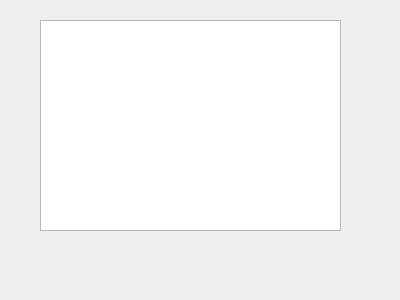
<?xml version="1.0" encoding="UTF-8"?>
<ui version="4.0">
 <class>WinD</class>
 <widget class="QWidget" name="WinD">
  <property name="geometry">
   <rect>
    <x>0</x>
    <y>0</y>
    <width>400</width>
    <height>300</height>
   </rect>
  </property>
  <property name="windowTitle">
   <string>Form</string>
  </property>
  <widget class="QTextEdit" name="textEdit">
   <property name="geometry">
    <rect>
     <x>40</x>
     <y>20</y>
     <width>301</width>
     <height>211</height>
    </rect>
   </property>
  </widget>
 </widget>
 <resources/>
 <connections/>
</ui>
